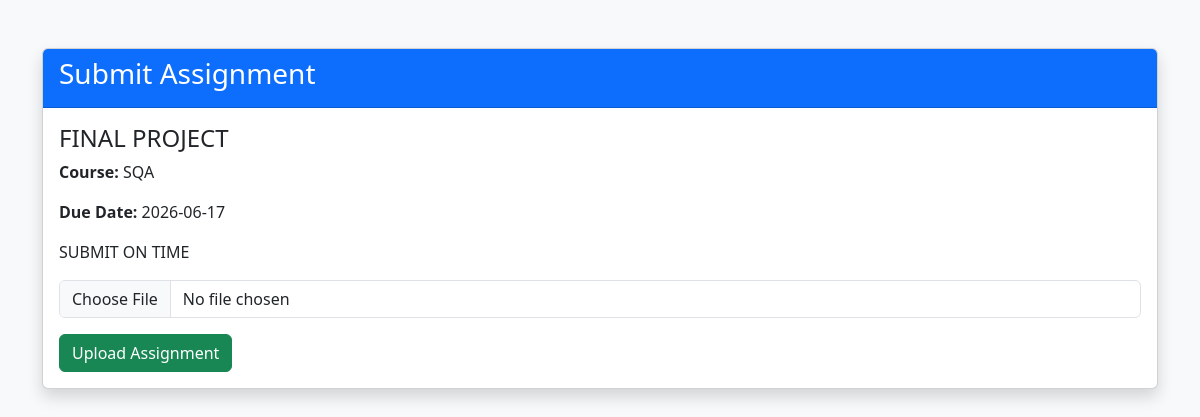
Page /submit_assignment/2 (signed in) on the committed database.
### models/teacher_assignment_model.py (models this page shows)
class TeacherAssignment(db.Model):
    id = db.Column(
        db.Integer,
        primary_key=True
    )
    title = db.Column(
        db.String(200),
        nullable=False
    )
    description = db.Column(
        db.String(500)
    )
    course_name = db.Column(
        db.String(100)
    )
    due_date = db.Column(
        db.String(50)
    )
    created_by = db.Column(
        db.String(100)
    )

### routes/auth_routes.py (the view, shortened to what this page needs)
@app.route(
"/submit_assignment/<int:id>",
methods=["GET", "POST"]
)
def submit_assignment(id):
    teacher_assignment = TeacherAssignment.query.get_or_404(id)
    existing = Assignment.query.filter_by(
        teacher_assignment_id=id,
        student_id=session["user_id"]
    ).first()
    return render_template(
        "submit_assignment.html",
        assignment=teacher_assignment
    )

### templates/submit_assignment.html (shortened to what this page needs)
<!DOCTYPE html>
<html>
<head>
    <link
    href="https://cdn.jsdelivr.net/npm/bootstrap@5.3.3/dist/css/bootstrap.min.css"
    rel="stylesheet">
</head>
<body class="bg-light">
<div class="container mt-5">
<div class="card shadow">
<div class="card-header bg-primary text-white">
<h3>Submit Assignment</h3>
</div>
<div class="card-body">
<h4>{{ assignment.title }}</h4>
<p>
<b>Course:</b>
{{ assignment.course_name }}
</p>
<p>
<b>Due Date:</b>
{{ assignment.due_date }}
</p>
<p>
{{ assignment.description }}
</p>
<form method="POST"
      enctype="multipart/form-data">
<input
type="file"
name="assignment_file"
class="form-control mb-3"
required>
<button
type="submit"
class="btn btn-success">
Upload Assignment
</button>
</form>
</div>
</div>
</div>
</body>
</html>

### rows in the picture
TeacherAssignment: title "FINAL PROJECT", course_name "SQA", due_date "2026-06-17", description "SUBMIT ON TIME"
